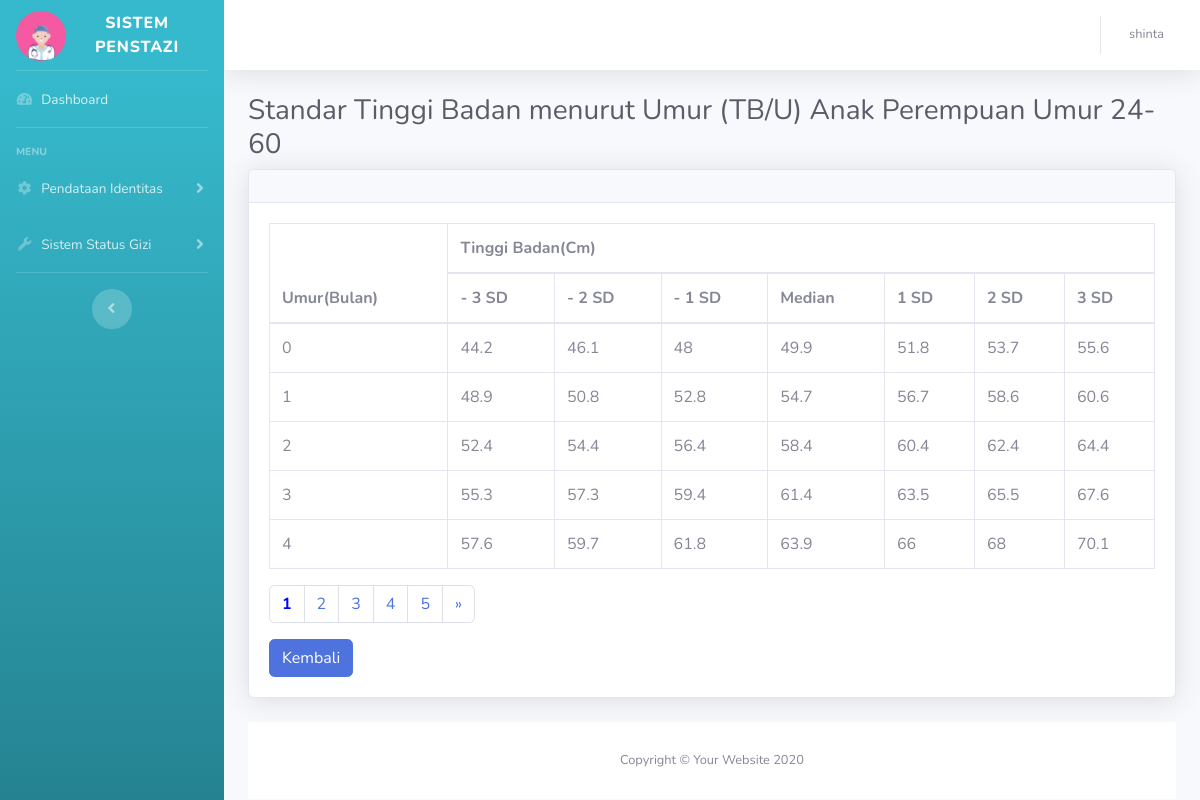
The page /sistempenstazi/pbumurlakilaki.php (signed in) on the database its author committed.
### tables this page shows
CREATE TABLE `user` (
  `id` int(11) NOT NULL,
  `nama` varchar(50) NOT NULL,
  `username` varchar(16) NOT NULL,
  `email` varchar(30) NOT NULL,
  `password` varchar(255) NOT NULL
);

CREATE TABLE `pbu_lakilaki` (
  `umur_bulan` double NOT NULL,
  `-3sd` double NOT NULL,
  `-2sd` double NOT NULL,
  `-1sd` double NOT NULL,
  `median` double NOT NULL,
  `1sd` double NOT NULL,
  `2sd` double NOT NULL,
  `3sd` double NOT NULL
);

### sistempenstazi/functions.php (called while the page is built, shortened)
<?php
$conn = mysqli_connect("localhost", "root", "", "gizi");
function query($query){
    global $conn;
    $result = mysqli_query($conn, $query);
    $rows = [];
    while( $row = mysqli_fetch_assoc($result) ) {
        $rows[] = $row;
    }
    return $rows;
}
?>

### sistempenstazi/pbumurlakilaki.php (the view, shortened to what this page needs)
<?php
require 'functions.php';
$user = mysqli_fetch_assoc(mysqli_query($conn, "SELECT * FROM user WHERE username = '$_SESSION[login]'"));
$jumlahdataperhalaman = 5;
$jumlahdata = count(query("SELECT * FROM pbu_lakilaki"));
$jumlahhalaman = ceil($jumlahdata / $jumlahdataperhalaman);
$halamanaktif = ( isset($_GET["halaman"]) ) ? $_GET["halaman"] : 1;
$awaldata = ( $jumlahdataperhalaman * $halamanaktif ) - $jumlahdataperhalaman;
$bbuperempuan = query("SELECT * FROM pbu_lakilaki LIMIT $awaldata, $jumlahdataperhalaman");
?>
<!DOCTYPE html>
<html lang="en">
<head>
    <link href="vendor/fontawesome-free/css/all.min.css" rel="stylesheet" type="text/css">
    <link href="css/sb-admin-2.min.css" rel="stylesheet">
</head>
<body id="page-top">
    <div id="wrapper">
        <ul class="navbar-nav bg-gradient-info sidebar sidebar-dark accordion" id="accordionSidebar">
            <a class="sidebar-brand d-flex align-items-center justify-content-center" href="index.html">
                <div class="sidebar-brand-icon">
                    <i><img src="img/logo.png" width="50px" height="50px"></i>
                </div>
                <div class="sidebar-brand-text mx-3">Sistem Penstazi</div>
            </a>
            <hr class="sidebar-divider my-0">
            <li class="nav-item">
                <a class="nav-link" href="index.php">
                    <i class="fas fa-fw fa-tachometer-alt"></i>
                    <span>Dashboard</span></a>
            </li>
              <hr class="sidebar-divider">
<div class="sidebar-heading">
    Menu
</div>
<li class="nav-item">
    <a class="nav-link collapsed" href="#" data-toggle="collapse" data-target="#collapseTwo"
        aria-expanded="true" aria-controls="collapseTwo">
        <i class="fas fa-fw fa-cog"></i>
        <span>Pendataan Identitas</span>
    </a>
</li>
            <li class="nav-item">
                <a class="nav-link collapsed" href="#" data-toggle="collapse" data-target="#collapseUtilities"
                    aria-expanded="true" aria-controls="collapseUtilities">
                    <i class="fas fa-fw fa-wrench"></i>
                    <span>Sistem Status Gizi</span>
                </a>
            </li>
            <hr class="sidebar-divider">
            <div class="text-center d-none d-md-inline">
                <button class="rounded-circle border-0" id="sidebarToggle"></button>
            </div>
        </ul>
        <div id="content-wrapper" class="d-flex flex-column">
            <div id="content">
                <nav class="navbar navbar-expand navbar-light bg-white topbar mb-4 static-top shadow">
                    <ul class="navbar-nav ml-auto">
                        <li class="nav-item dropdown no-arrow">
                            <a class="nav-link dropdown-toggle" href="#" id="userDropdown" role="button"
                                data-toggle="dropdown" aria-haspopup="true" aria-expanded="false">
                                <span class="mr-2 d-none d-lg-inline text-gray-600 small"><?= $user['username']; ?></span>
                            </a>
                        </li>
                    </ul>
                </nav>
                <div class="container-fluid">
                    <h1 class="h3 mb-2 text-gray-800">Standar Tinggi Badan menurut Umur (TB/U) Anak Perempuan Umur 24-60</h1>
                    <div class="card shadow mb-4">
                        <div class="card-header py-3">
                        </div>
                        <div class="card-body">
                            <div class="table-responsive">
                                <table class="table table-bordered" id="dataTable" width="100%" cellspacing="0">
                                    <thead>
                                        <tr>
                                            <th rowspan="2">Umur(Bulan)</th>
                                            <th colspan="7">Tinggi Badan(Cm)</th>
                                        </tr>
                                        <tr>
                                            <th>- 3 SD</th>
                                            <th>- 2 SD</th>
                                            <th>- 1 SD</th>
                                            <th>Median</th>
                                            <th>1 SD</th>
                                            <th>2 SD</th>
                                            <th>3 SD</th>
                                        </tr>
                                    </thead>
                                    <tbody>
                                        <?php foreach( $bbuperempuan as $row ) : ?>
                                        <tr>
                                            <td><?= $row["umur_bulan"]; ?></td>
                                            <td><?= $row["-3sd"]; ?></td>
                                            <td><?= $row["-2sd"]; ?></td>
                                            <td><?= $row["-1sd"]; ?></td>
                                            <td><?= $row["median"]; ?></td>
                                            <td><?= $row["1sd"]; ?></td>
                                            <td><?= $row["2sd"]; ?></td>
                                            <td><?= $row["3sd"]; ?></td>
                                        </tr>
                                        <?php endforeach; ?>
                                    </tbody>
                                </table>
                            </div>
                            <ul class="pagination">
                            <?php for( $i = 1; $i <= $jumlahhalaman; $i++ ) : ?>
                                    <?php if( $i== $halamanaktif ) : ?>
                                            <li class="page-item"><a class="page-link" href="?halaman=<?= $i; ?>" style="font-weight: bold; color:blue"><?= $i; ?></a></li>
                                        <?php else: ?>
                                            <li class="page-item"><a class="page-link" href="?halaman=<?= $i; ?>"><?= $i; ?></a></li>
                                    <?php endif; ?>
                            <?php endfor; ?>
                                <?php if( $halamanaktif < $jumlahhalaman ) : ?>
                                        <li class="page-item"><a class="page-link" href="?halaman=<?= $halamanaktif + 1; ?>">&raquo;</a></li>
                                    <?php endif; ?>
                            </ul>
                            <a href="index.php" class="btn btn-primary">Kembali</a>
                        </div>
                    </div>
            <footer class="sticky-footer bg-white">
                <div class="container my-auto">
                    <div class="copyright text-center my-auto">
                        <span>Copyright &copy; Your Website 2020</span>
                    </div>
                </div>
            </footer>
        </div>
    </div>
</body>
</html>

### rows shown on the page
user: username "shinta"
pbu_lakilaki: umur_bulan "0", value "44.2", value "46.1", value "48", median "49.9", 1sd "51.8", 2sd "53.7", 3sd "55.6"
pbu_lakilaki: umur_bulan "1", value "48.9", value "50.8", value "52.8", median "54.7", 1sd "56.7", 2sd "58.6", 3sd "60.6"
pbu_lakilaki: umur_bulan "2", value "52.4", value "54.4", value "56.4", median "58.4", 1sd "60.4", 2sd "62.4", 3sd "64.4"
pbu_lakilaki: umur_bulan "3", value "55.3", value "57.3", value "59.4", median "61.4", 1sd "63.5", 2sd "65.5", 3sd "67.6"
pbu_lakilaki: umur_bulan "4", value "57.6", value "59.7", value "61.8", median "63.9", 1sd "66", 2sd "68", 3sd "70.1"
